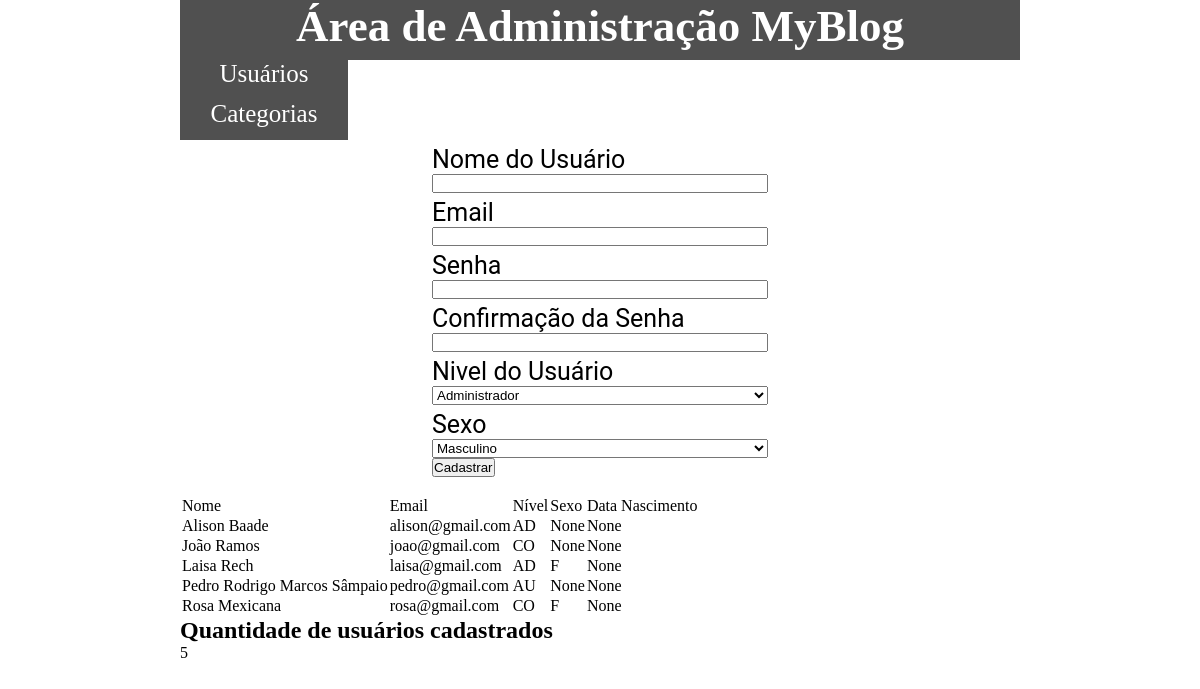
The page /home_adm/ on the database as committed earlier.
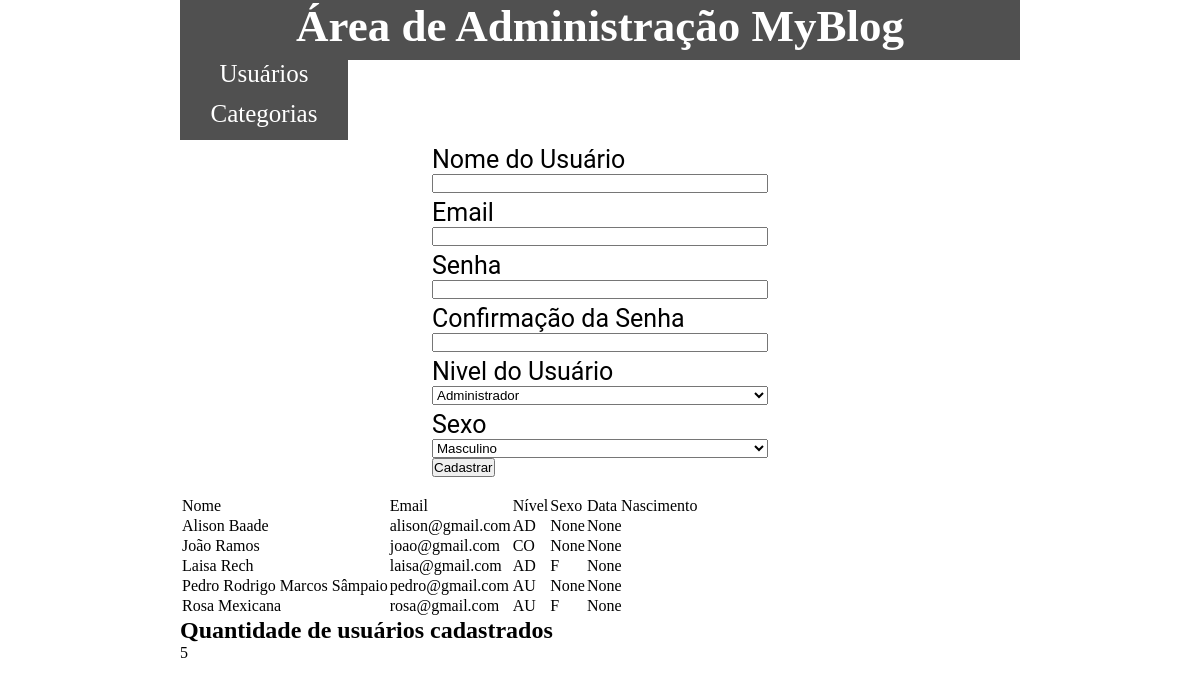
The same page on the database as committed later.
### perfilUser/models.py (models this page shows, shortened)
class Usuario(models.Model):
    nivel_acesso = (
        ('AD', 'Administrador'),
        ('AU', 'Autor'),
        ('CO', 'Comum')
    )
    sexo = (
        ('M', 'Masculino'),
        ('F', 'Feminio')
    )
    nome = models.CharField(max_length=50)
    email = models.EmailField()
    tipo = models.CharField(max_length=2, choices=nivel_acesso,)
    senha = models.CharField(max_length=64)
    data_nascimento = models.DateField(blank=True, null=True)
    sexo_usuario = models.CharField(max_length=1,choices=sexo, default=sexo[0], blank=True, null=True)
    class Meta:
        ordering = ['nome']

### perfilUser/views.py (the view)
# urls.py: path('home_adm/', views.home_adm, name='home_adm'),
def home_adm(request):
    usuarios = Usuario.objects.all()
    qnt_usuarios = usuarios.count()
    status = request.GET.get('status')
    return render(request, 'home_adm.html', {'status': status,
                                             'usuarios': usuarios,
                                             'qnt_usuarios': qnt_usuarios})

### perfilUser/templates/home_adm.html (shortened to what this page needs)
{% load static %}
<!DOCTYPE html>
<html lang="pt-BR">
<head>
    <link rel="stylesheet" href="{% static 'perfilUser/css/style.css' %}">
</head>
<body class="body-conf">
    <section>
        <div class="header d-flex jus-cont-center">
            <h1>Área de Administração MyBlog</h1>
        </div>
        <nav class="d-grid menu-nav">
            <div class="d-grid t-align">
                <a class="a-nav text-decoration" href="{% url 'home_adm' %}">Usuários</a>
                <a class="a-nav text-decoration" href="{% url 'cad_categoria' %}">Categorias</a>
            </div>
        </nav>
        <div class="d-flex jus-cont-center">
            <form class="d-grid form-w" action="{% url 'cadastro_area_adm' %}" method="POST"> {% csrf_token %}
                <div class="d-grid">
                    <label class="label" for="">Nome do Usuário</label>
                    <input class="" type="text" name="nome" id="">
                </div>
                <div class="d-grid">
                    <label class="label" for="">Email</label>
                    <input class="" type="text" name="email">
                </div>
                <div class="d-grid">
                    <label class="label" for="">Senha</label>
                    <input class="" type="password" name="senha">
                </div>
                <div class="d-grid">
                    <label class="label" for="">Confirmação da Senha</label>
                    <input class="" type="password" name="senha1">
                </div>
                <div class="d-grid">
                    <label class="label" for="">Nivel do Usuário</label>
                    <select class="" name="autor">
                        <option value="AD">Administrador</option>
                    </select>
                </div>
                <div class="d-grid">
                    <label  class="label" for="">Sexo</label>
                    <select name="sexo" id="">
                        <option value="M">Masculino</option>
                    </select>
                </div>
                <div class="">
                    <button class="" type="submit">Cadastrar</button>
                </div>
                <br>
            </form>
        </div>
    </section>
    <section>
        <div>
            <table>
                <tr>
                    <td>Nome</td>
                    <td>Email</td>
                    <td>Nível</td>
                    <td>Sexo</td>
                    <td>Data Nascimento</td>
                </tr>
                <tr>
                    {% for usuario in usuarios %}
                    <td>{{usuario.nome}}</td>
                    <td>{{usuario.email}}</td>
                    <td>{{usuario.tipo}}</td>
                    <td>{{usuario.sexo_usuario}}</td>
                    <td>{{usuario.data_nascimento}}</td>
                </tr>
                    {% endfor %}
            </table>
        </div>
        <div>
            <h2>Quantidade de usuários cadastrados</h2>
            {{qnt_usuarios}}
        </div>
    </section>
</body>
</html>

Rows that differ between the two databases and show on the page:
changed Usuario "Rosa Mexicana": tipo "CO" → "AU"
